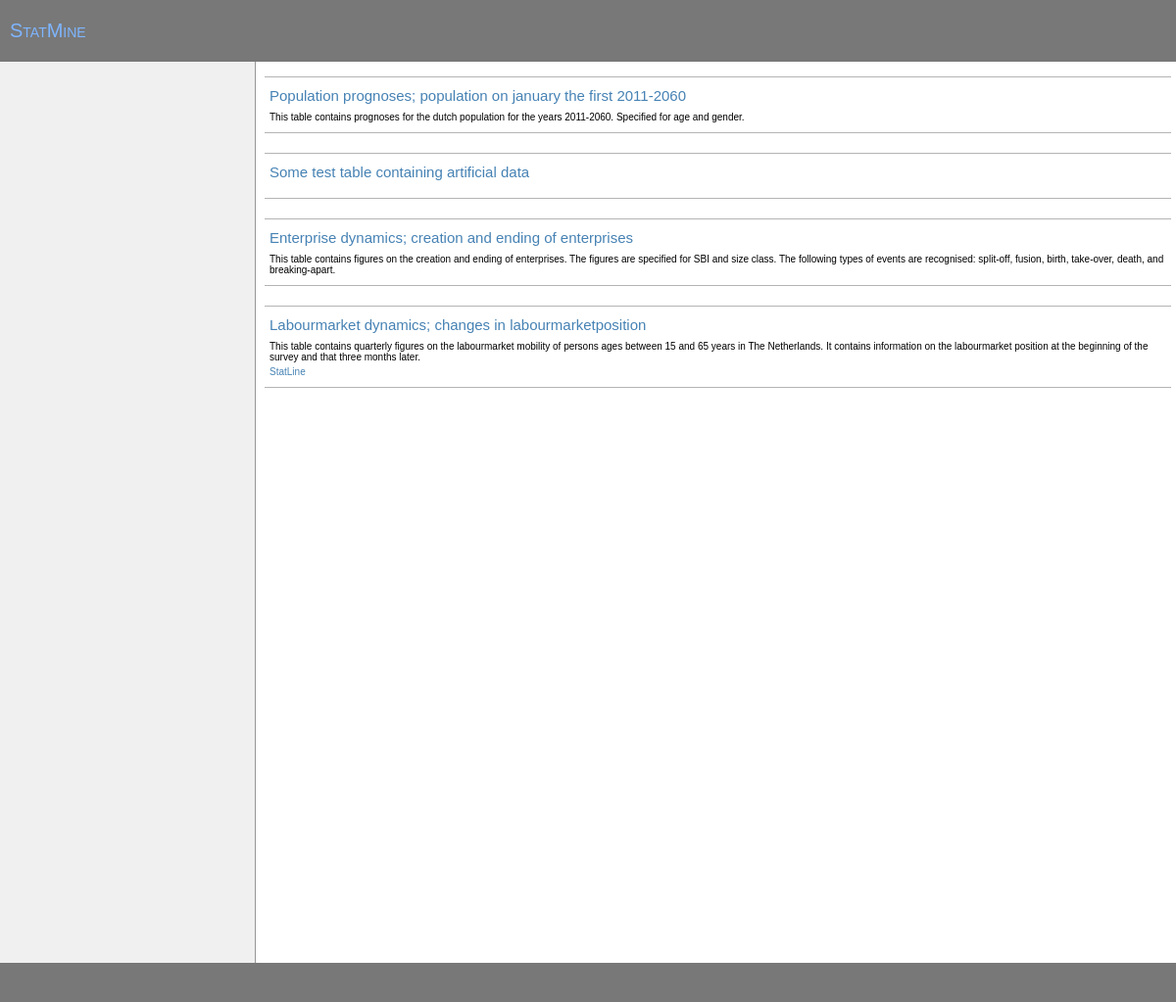
Before: / with the older database file.
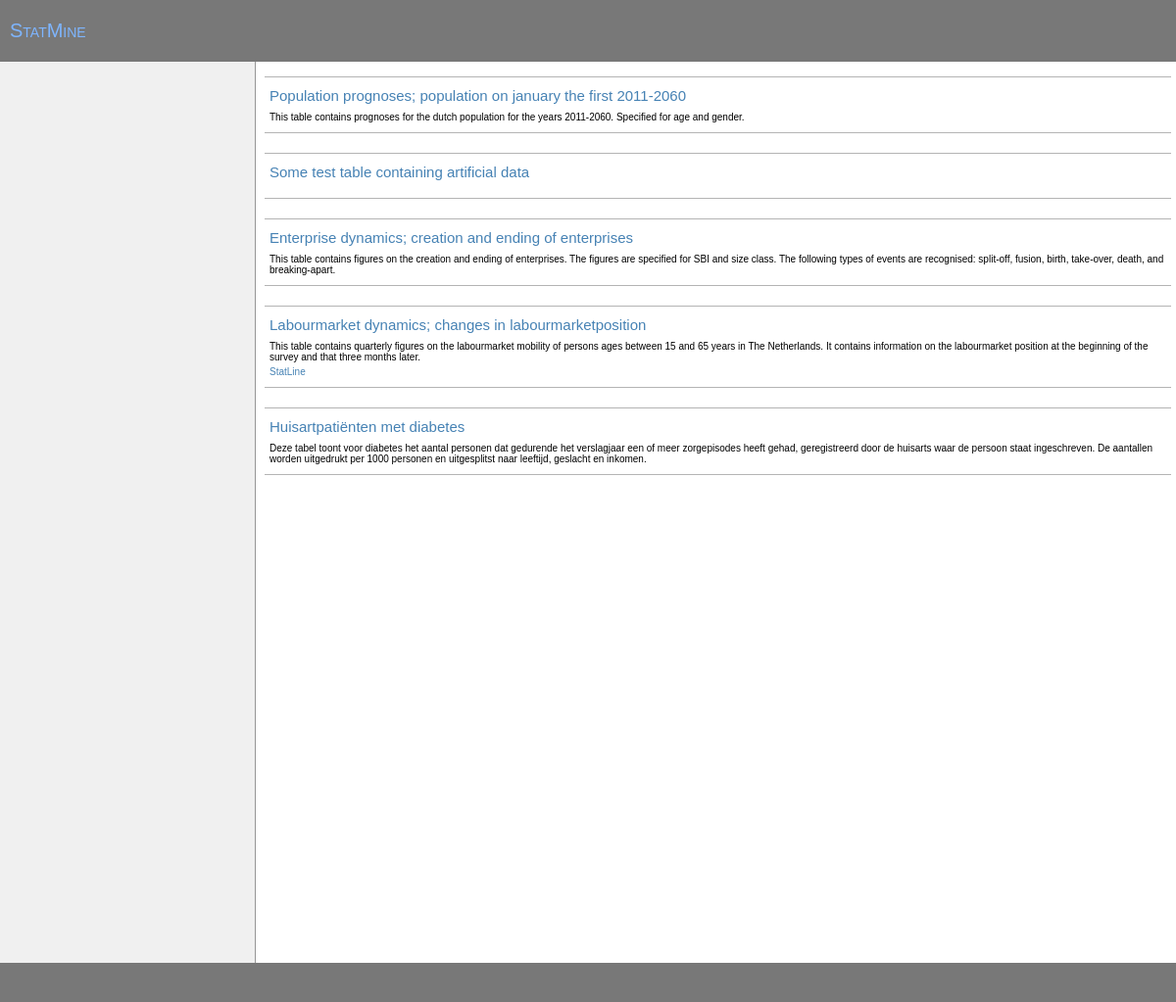
After: the same page with the newer database file.
### tables this page shows
CREATE TABLE tables 
( id INTEGER,
	name TEXT,
	longname TEXT,
	description TEXT,
	url TEXT 
);

### php/meta.php (called while the page is built, shortened)
<?php
  $META = array();
  $META['exampletable'] = array(
      'longname' => 'Some test table containing artificial data',
      'description' => '',
      'variables' => array("gender", "age", "variable"),
      'idvariables' => array("gender", "age")
    );
  $META['bevolkingsprognoses'] = array(
      'longname' => 'Population prognoses; population on january the first 2011-2060',
      'description' => 'This table contains prognoses for the dutch population for the years ' .
        '2011-2060. Specified for age and gender.',
      'variables' => array("gender", "age", "year", "variable"),
      'idvariables' => array("gender", "age", "year")
    );
  $META['bedrijvendynamiek'] = array(
      'longname' => 'Enterprise dynamics; creation and ending of enterprises',
      'description' => 'This table contains figures on the creation and ending of ' .
        'enterprises. The figures are specified for SBI and size class. The following ' .
        'types of events are recognised: split-off, fusion, birth, take-over, death, '.
        'and breaking-apart.',
      'url' => '',
      'variables' => array("jaar", "grootteklasse", "sbi", "effect", "type", "variable"),
      'idvariables' => array("jaar", "grootteklasse", "sbi", "effect", "type"),
      'jaar' => array(
          'longname' => 'Jaar',
          'default' => 5,
          'levels' => array('2007', '2008', '2009', '2010', 'Totaal 2007-2010')
        ),
      'grootteklasse' => array(
          'longname' => 'Grootteklasse',
          'default' => 5,
          'levels' => array('Microbedrijf', 'Kleinbedrijf', 'Middenbedrijf', 'Grootbedrijf', 'Totaal')
        ),
      'sbi' => array(
          'longname' => 'SBI',
          'default' => 20,
          'levels' => array('A Landbouw, bosbouw en visserij', 'B Delfstoffenwinning', 'C Industrie', 'D Energievoorziening', 'E Waterbedrijven en afvalbeheer',
              'F Bouwnijverheid', 'G Handel', 'H Vervoer en opslag', 'I Horeca', 'J Informatie en communicatie', 'K Financiële dienstverlening',
              'L Verhuur en handel van onroerend goed', 'M Specialistische zakelijke diensten', 'N Verhuur en overige zakelijke diensten',
              'O Openbaar bestuur en overheidsdiensten', 'P Onderwijs', 'Q Gezondheids- en welzijnszorg', 'R Cultuur, sport en recreatie', 'S Overige dienstverlening', 'Totaal')
        ),
      'effect' => array(
          'longname' => 'Ontstaan/verdwijnen',
          'default' => 3,
          'levels' => array('Ontstaan', 'Verdwijnen', 'Netto')
        ),
      'type' => array(
          'longname' => 'Oorzaak',
          'default' => 7,
          'levels' => array('Afsplitsing', 'Fusie', 'Geboorte', 'Overname', 'Sterfte', 'Uiteenvallen', 'Totaal')
        ),
      'aantal'=> array(
          'longname' => 'Aantal bedrijven'
        ),
      'netto_verandering'=> array(
          'longname' => 'Netto verandering'
        ),
      'relatieve_verandering'=> array(
          'longname' => 'Relatieve verandering'
        ),
      'default_graph' => array(
          'type' => 'bar',
          'y' => 'sbi',
          'size' => 'relatieve_verandering'
        )
    );
  $META['labourdynamics'] = array(
      'longname' => 'Labourmarket dynamics; changes in labourmarketposition',
      'description' => 'This table contains quarterly figures on the labourmarket mobility of persons ' .
        'ages between 15 and 65 years in The Netherlands. It contains information on the labourmarket ' .
        'position at the beginning of the survey and that three months later. ',
      'url' => 'http://statline.cbs.nl/StatWeb/publication/?DM=SLNL&PA=80220NED&D1=a&D2=a&D3=0-9,13-17&D4=a&STB=G3,G2,T,G1&VW=T',
      'variables' => array("quarter", "personal_characteristics", "position_begin", "position_end", "variable"),
      'idvariables' => array("quarter", "personal_characteristics", "position_begin", "position_end"),
      'quarter' => array(
          'longname' => 'Kwartaal',
          'default' => 34,
          'levels' => array("2003-1", "2003-2", "2003-3", "2003-4", "2004-1", "2004-2", "2004-3", "2004-4",
              "2005-1", "2005-2", "2005-3", "2005-4", "2006-1", "2006-2", "2006-3", "2006-4",
              "2007-1", "2007-2", "2007-3", "2007-4", "2008-1", "2008-2", "2008-3", "2008-4",
              "2009-1", "2009-2", "2009-3", "2009-4", "2010-1", "2010-2", "2010-3", "2010-4",
              "2011-1", "2011-2")
        ),
      'personal_characteristics' => array(
          'longname' => 'Persoonskenmerken',
          'default' => 15,
          'levels' => array("Job level: elementary", "Job level: lower", "Job level: middle",
              "Job level: higher", "Job level: scientific", "Gender: male", "Gender: female",
              "Age: 15-25 years", "Age: 25-45 years", "Age: 45-65 years", "Education level: lower",
              "Education level: middle", "Education level: higher", "Education level: unknown",
              "Totaal")
        ),
      'position_begin' => array(
          'longname' => 'Arbeidsmarktpositie begin periode',
          'default' => 4,
          'levels' => array("Werkzaam", "Werkloos", "Niet-beroeps", "Totaal")
        ),
      'position_end' => array(
          'longname' => 'Arbeidsmarktpositie einde periode',
          'default' => 4,
          'levels' => array("Werkzaam", "Werkloos", "Niet-beroeps", "Totaal")
        )
    );
  $META['diabetes'] = array(
      'longname' => 'Huisartpatiënten met diabetes',
      'description' => 'Deze tabel toont voor diabetes het aantal personen dat ' .
        'gedurende het verslagjaar een of meer zorgepisodes heeft gehad, geregistreerd ' .
        'door de huisarts waar de persoon staat ingeschreven. De aantallen worden ' .
        'uitgedrukt per 1000 personen en uitgesplitst naar leeftijd, geslacht en inkomen.',
      'url' => '',
      'variables' => array("jaar", "inkomensgroep", "geslacht", "leeftijd", "variable"),
      'idvariables' => array("jaar", "inkomensgroep", "geslacht", "leeftijd"),
      'jaar' => array(
          'longname' => 'Jaar',
          'default' => 8,
          'levels' => array('2002', '2003', '2004', '2005', '2006', '2007', '2008', '2009')
        ),
      'inkomensgroep' => array(
          'longname' => 'Inkomensgroep',
          'default' => 11,
          'levels' => array('1e 10%-inkomensgroep (laag inkomen)', '2e 10%-inkomensgroep',
            '3e 10%-inkomensgroep', '4e 10%-inkomensgroep', '5e 10%-inkomensgroep',
            '6e 10%-inkomensgroep', '7e 10%-inkomensgroep', '8e 10%-inkomensgroep',
            '9e 10%-inkomensgroep', '10e 10%-inkomensgroep (hoog inkomen)', 'Totaal')
        ),
      'geslacht' => array(
          'longname' => 'Geslacht',
          'default' => 3,
          'levels' => array('Man', 'Vrouw', 'Totaal')
        ),
      'leeftijd' => array(
          'longname' => 'Leeftijd',
          'default' => 7,
          'levels' => array('0 tot 15 jaar', '15 tot 30 jaar', '30 tot 45 jaar',
            '45 tot 60 jaar', '60 tot 75 jaar', '75 jaar of ouder', 'Totaal')
        ),
      'aantal_patienten'=> array(
          'longname' => 'Aantal patiënten met diabetes'
        ),
      'default_graph' => array(
          'type' => 'bar',
          'y' => 'jaar',
          'size' => 'aantal_patienten'
        )
    );
?>

### index.php (the view, shortened to what this page needs)
<!DOCTYPE html>
<html>
  <head>
    <link type="text/css" href="css/ui.css" rel="stylesheet" />
    <link type="text/css" href="css/smoothness/jquery-ui-1.8.17.custom.css" rel="stylesheet" />
  </head>
  <body>
  <header>
    <h1><a href="index.php">StatMine</a></h1>
  </header>
  <article>
    <div class="menu">
    </div>
    <div class="content">
<?php
  require_once("php/meta.php");
  $pdo = new PDO("sqlite:data/test.sqlite");
  $r = $pdo->query("SELECT * FROM tables");
  while ($row = $r->fetch()) {
    $meta = $META[$row['name']];
    echo '<div class="table">';
    echo '<h2><a href="ui.php?id=' . $row['id'] . '">' .  $meta['longname'] . '</a></h2>';
    echo '<p>' . $meta['description'] . '</p>';
    if (isset($meta['url']) && $meta['url'] != '')
      echo '<p class="tableoptions"><a href="' . $meta['url'] . '">StatLine</a></p>';
    echo '</div>';
  }
?>
    </div>
  </article>
  <footer>
  </footer>
  </body>
</html>

### css/ui.css (style rules this page uses)
BODY { font-family : sans-serif; font-size: 10px; color : black; }
* { padding : 0pt; margin : 0pt; border : none 0pt; font-weight : normal; text-decoration : none; }
a { color : steelblue; font-size : inherit; }
header, footer { background : rgb(120, 120, 120); border-bottom : rgb(10, 10, 10); padding : 20px 10px; color : white; }
header h1 { font-size : 200%; color : inherit; font-variant : small-caps; }
header a { color : #7eb5ff; }
footer { clear : both; }
article { float : left; width : 100%; }
div.menu { float : left; width : 240px; padding : 10px 10px; min-height : 900px; background : rgb(240, 240, 240); border-right : rgb(150, 150, 150) solid 1px; }
div.table { margin-top : 10px; margin-bottom : 20px; border-bottom : 1px solid rgb(180, 180, 180); border-top : 1px solid rgb(180, 180, 180); padding : 10px 5px; }
div.table H2 { margin-bottom : 8px; }
div.table p.tableoptions { margin-top : 4px; }
div.content { margin-left : 265px; padding : 5px; }

Changed rows visible on the page:
added tables: name "Huisartpatiënten met diabetes", name "Deze tabel toont voor diabetes het aantal personen dat gedurende het verslagjaar een of meer zorgepisodes heeft gehad, geregistreerd door de huisarts waar de persoon staat ingeschreven. De aantallen worden uitgedrukt per 1000 personen en uitgesplitst naar leeftijd, geslacht en inkomen."
